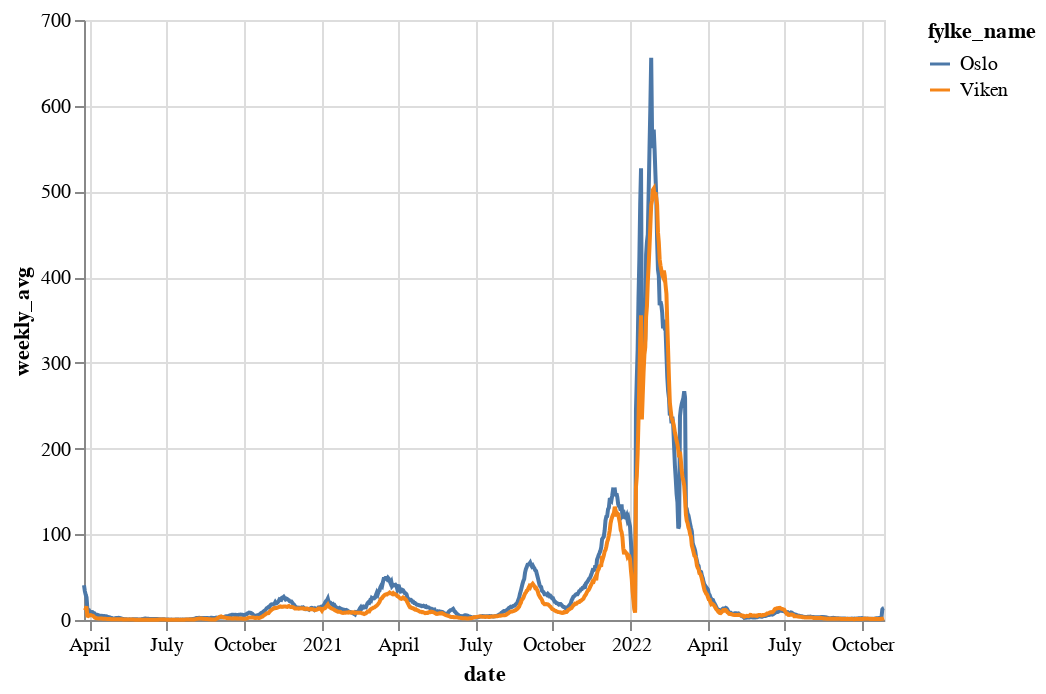

Here is the notebook cell this chart was saved with:
### Code cell
weekly

### Figure 1 — Vega-Lite specification as saved in the notebook (floating-point values rounded to 4 significant figures; data arrays with more than 128 entries replaced by an {"elided": "..."} marker saying what was removed)
{"config": {"view": {"continuousWidth": 400, "continuousHeight": 300}}, "data": {"name": "data-27ca073ed99a955db2156148d1803c8c"}, "mark": "line", "encoding": {"color": {"field": "fylke_name", "type": "nominal"}, "tooltip": [{"field": "fylke_name", "type": "nominal"}, {"field": "population", "type": "quantitative"}, {"field": "per100k", "type": "quantitative"}, {"field": "cases", "type": "quantitative"}, {"field": "date", "type": "temporal"}], "x": {"field": "date", "type": "temporal"}, "y": {"field": "weekly_avg", "type": "quantitative"}}, "transform": [{"window": [{"op": "mean", "field": "per100k", "as": "weekly_avg"}], "frame": [-3, 3]}], "$schema": "https://vega.github.io/schema/vega-lite/v4.17.0.json", "datasets": {"data-27ca073ed99a955db2156148d1803c8c": {"elided": "1888 records"}}}
